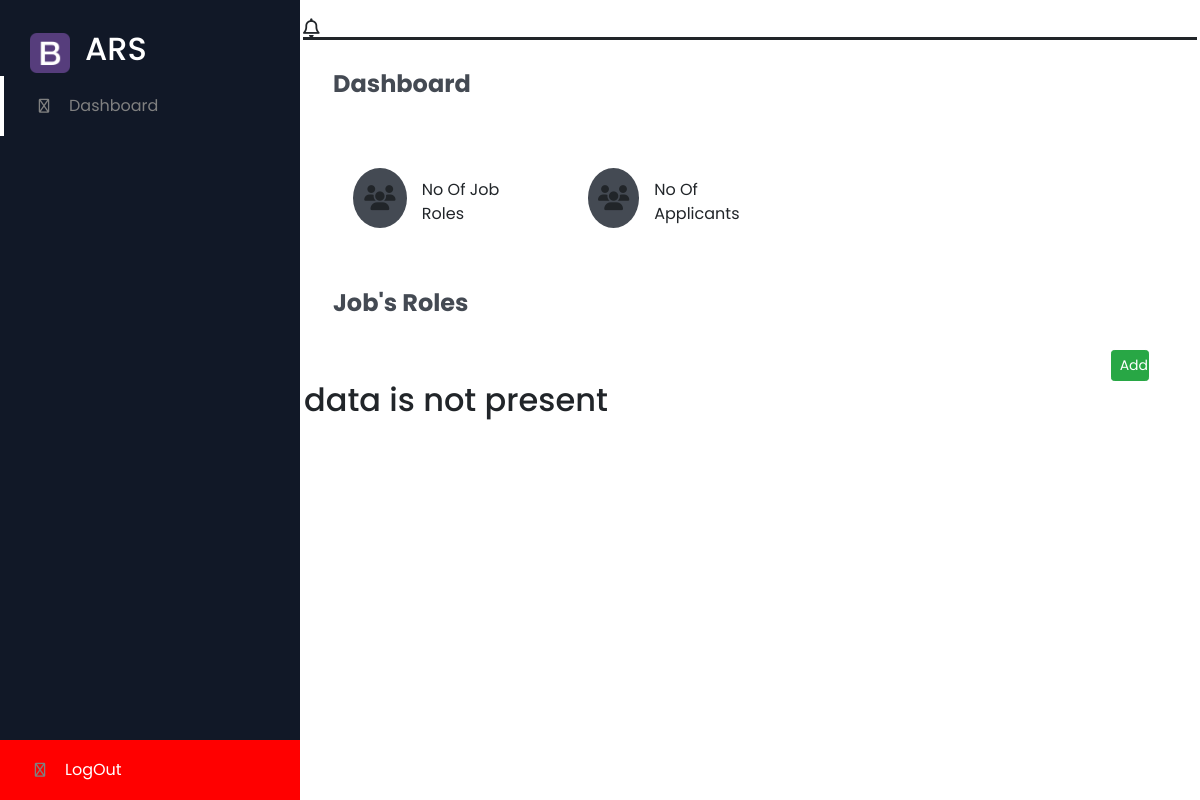
The app's page /company/comphome/add, older data.
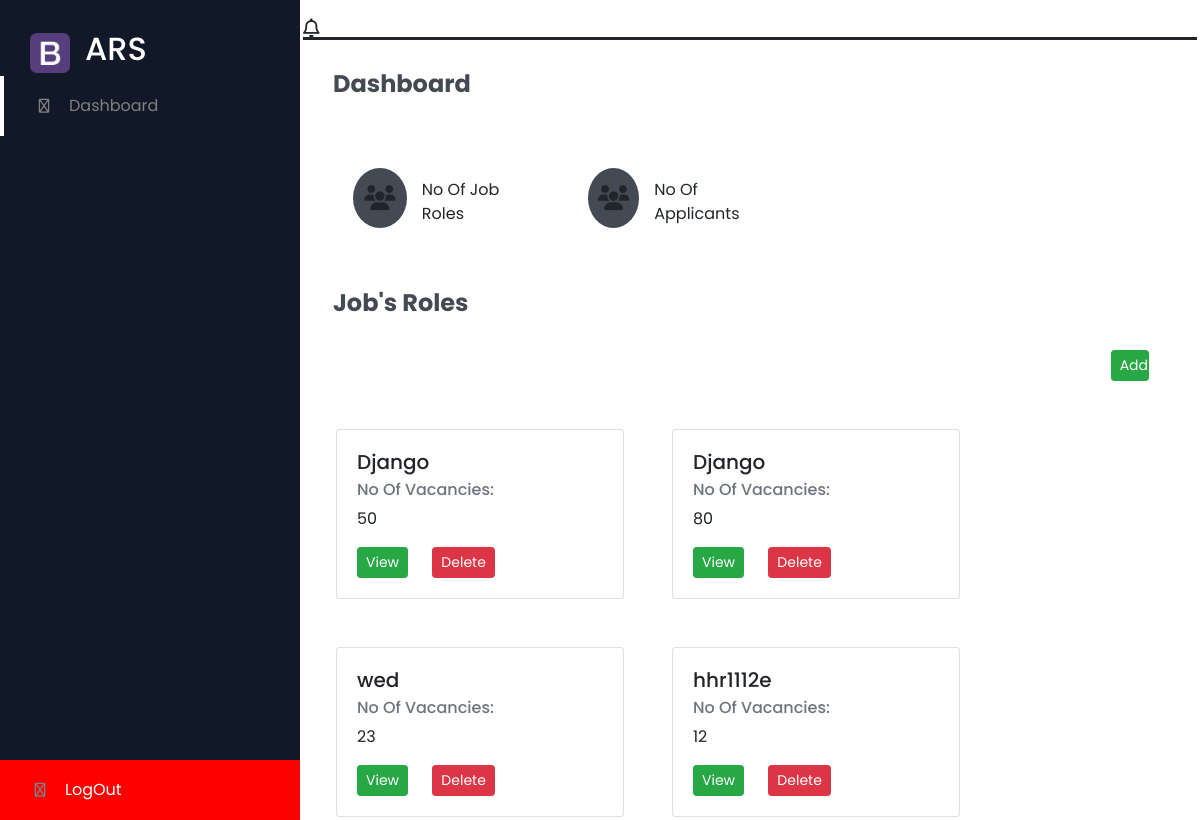
The same page, newer data.
### Company/models.py (models this page shows)
class Job_Profiles(models.Model):
    profile_name=models.CharField(max_length=100)
    company_id=models.ForeignKey("Companies",on_delete=models.CASCADE)
    job_info=models.TextField()
    salary=models.CharField(max_length=100)
    no_of_vacancies=models.CharField(max_length=100)
    education=models.CharField(max_length=100)
    industry=models.CharField(max_length=100)
    joblocation_address=models.CharField(max_length=100)
    experience=models.CharField(max_length=100)
    postdate=models.DateTimeField(default=datetime.now)
    site_name=models.CharField(max_length=100,default='NaN')

### Company/views.py (the view)
# urls.py: path('comphome/add',views.ADD,name='add'),
def ADD(request):
    if request.method=='POST':
        job_role=request.POST.get('jobrole')
        industry=request.POST.get('industry')
        job_des=request.POST.get('jobdes')
        vacancies=request.POST.get('vacancies')
        salary=request.POST.get('salary')
        experience=request.POST.get('experience')
        req_qual=request.POST.get('req_qual')
        location=request.POST.get('location')
        keys=list((request.POST).keys())
        print(keys)
        company_id=Companies.objects.get(companyuserid=request.user.username)
        print(company_id)
        document=Document()
        document.add_heading('Job Role:',1)
        document.add_paragraph(job_role)
        document.add_heading('Industry', level=1)
        document.add_paragraph(industry)
        document.add_heading('Job Description:', level=1)
        document.add_paragraph(job_des)
        document.add_heading('No of Vacancies:',level=1)
        document.add_paragraph(vacancies)
        document.add_heading('salary:',level=1)
        document.add_paragraph(salary)
        document.add_heading('Experience:',level=1)
        document.add_paragraph(experience)
        document.add_heading('Required Qualification',level=1)
        document.add_paragraph(req_qual)
        document.add_heading('Required Skills:', level=1)
        data=Job_Profiles(profile_name=job_role,company_id=company_id,job_info=job_des,salary=salary,no_of_vacancies=vacancies,education=req_qual,industry=industry,joblocation_address=location,experience=experience)
        data.save()
        id=data.id
        job_profile_id=Job_Profiles.objects.get(id=id)
        csvkills=""
        for key in keys:
            temp=str(key)
            skill='skill'
            if skill in temp:
                skill=request.POST.getlist(temp)[0]
                document.add_paragraph(skill, style='List Number')
                data2=skills(skills=skill,company_id=company_id,job_profile_id=job_profile_id)
                data2.save()
        filepath=r"C:\Users\ACER\Downloads\Recruitment_management2\Recruitment_management2\Company\ProfilesInfo\."+str(job_profile_id)+".docx"
        data1=[request.user.username,req_qual,experience,industry,job_des,str(id),location,job_role,vacancies,salary,datetime.datetime.now,job_role,industry,str(id)]
        path1="static\\alljob.csv"
        file1=os.path.join(settings.BASE_DIR,path1)
        with open(file1, 'a') as f:
            writer = csv.writer(f)
            writer.writerow(data1)
        document.save(filepath)
        return redirect('comphome')
    else:
        info=Job_Profiles.objects.values('pk','profile_name','job_info','no_of_vacancies')
        print("maiiii")
        print(info)
        return render(request,'company_dashboard.html',{'company_info':info})

### Company/templates/company_dashboard.html (shortened to what this page needs)
{% load static %}
<!DOCTYPE html>
<html lang="en">
<head>
    <link rel="stylesheet" type="text/css" href="{% static 'style.css' %}?{% now "U" %}">
    <link href="https://cdnjs.cloudflare.com/ajax/libs/font-awesome/5.13.0/css/all.min.css" rel="stylesheet">
    <link rel="stylesheet" href="https://cdnjs.cloudflare.com/ajax/libs/font-awesome/6.2.0/css/all.min.css" />
    <link rel="stylesheet" href="https://cdnjs.cloudflare.com/ajax/libs/font-awesome/4.7.0/css/font-awesome.min.css">
    <link rel="stylesheet" href="https://cdn.jsdelivr.net/npm/bootstrap@4.6.2/dist/css/bootstrap.min.css">
</head>
<body>
    <section id="menu">
        <div class="logo">
        <img src="../static/img/portfolio/apple-touch-icon.png" alt="">
        <h2>ARS</h2>
    </div>
    <div class="items">
        <li><i class="fa-regular fa-chart-line"></i><a href="{% url 'comphome' %}">Dashboard</a></li>
        <li style="background-color:red; position: absolute;width:100%; bottom: 0;"><i class="fa-regular fa-chart-line"></i><a href="{% url 'logout-redirect' %}" style="color:white">LogOut</a></li>
    </div>
    </section>
    <section class="section1">
        <div class="navigation">
            <div class="profile">
                <i class="far fa-bell"></i>
            </div>
        </div>
        <h3 class="i-name">Dashboard</h3>
        <div class="row">
            <div class="boxs">
                <div class="box-val">
                    <i class="fas fa-users"></i>
                    <div>
                        <span>No Of Job Roles</span>
                    </div>
                </div>
                <div class="box-val">
                    <i class="fas fa-users"></i>
                    <div>
                        <span>No Of Applicants</span>
                    </div>
                </div>
            </div>
        </div>
        <h3 class="i-name">Job's Roles</h3>
        <br>
        <div class="row">
            <div class="col-md-12 text-right">
            <button type="button" data-toggle="modal" data-target="#add" class="btn btn-success pr-0 mr-5 btn-sm">Add</button>
            </div>
        </div>
    <div class="row">
        {% if company_info  %}
        {% for i in company_info %}
        <div class="card ml-5 mt-5 d-flex"  style="width: 18rem;">
            <div class="card-body">
              <h5 class="card-title">{{i.profile_name}}</h5>
              <h6 class="card-subtitle mb-2 text-muted">No Of Vacancies:</h6>
              <p class="card-text">{{i.no_of_vacancies}}</p>
              <a href="{% url 'job_details' i.id %}" class="card-link"><button type="button" class="btn btn-success btn-sm">View</button></a>
              <a href="{% url 'delete' i.id %}"  class="card-link"><button type="button" id=""  class="btn btn-danger mr-5 btn-sm">Delete</button></a>
            </div>
        </div>
        {% endfor %}
        {% else  %}
        <h2 class="ml-3">data is not present</h2>
        {% endif %}
    </div>
    </section>
</body>
</html>

Row changes from the older to the newer data that the page shows:
added Job_Profiles: profile_name "Django", no_of_vacancies "50"
added Job_Profiles: profile_name "Django", no_of_vacancies "80"
added Job_Profiles: profile_name "wed", no_of_vacancies "23"
added Job_Profiles: profile_name "hhr1112e", no_of_vacancies "12"
Text that changed along with them:
text no longer shown: "data is not present"
